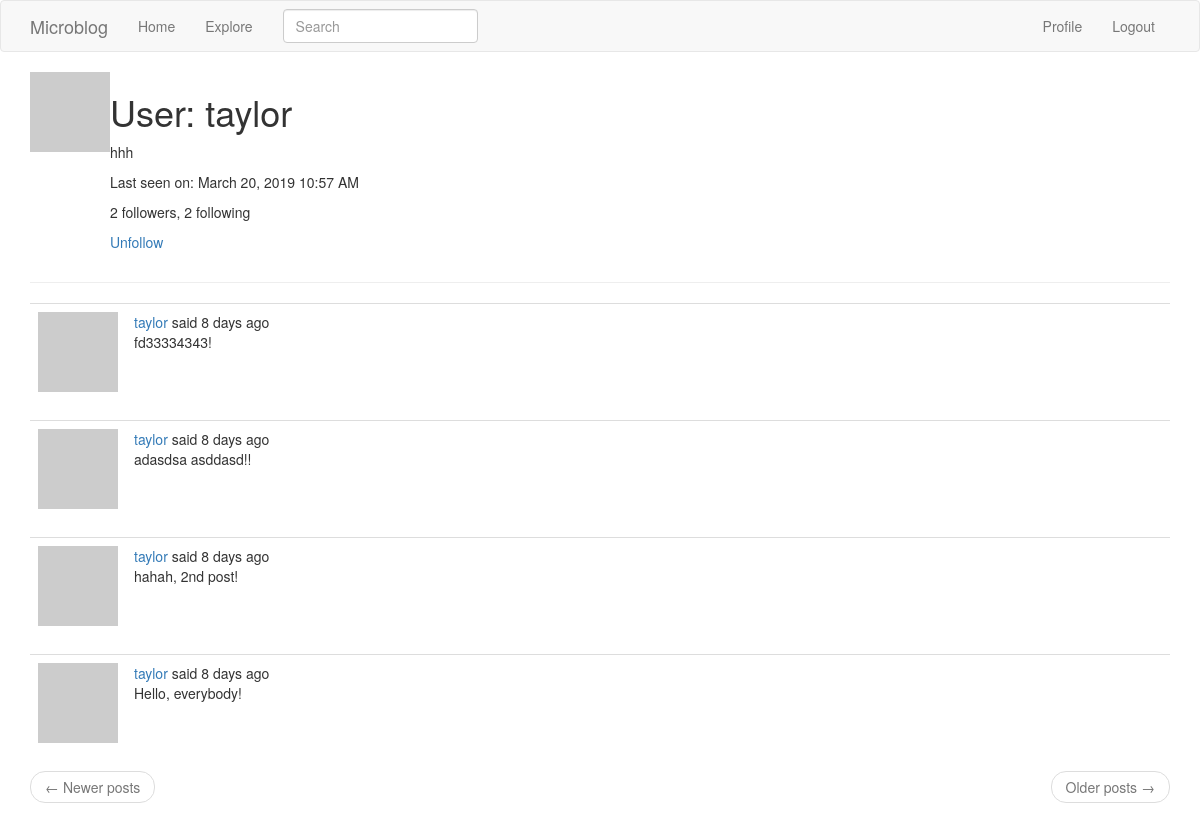
The app's page /user/taylor (signed in) with its own data.
### app/models.py (models this page shows, shortened)
class User(UserMixin, db.Model):
    id = db.Column(db.Integer, primary_key=True)
    username = db.Column(db.String(64), index=True, unique=True)
    email = db.Column(db.String(120), index=True, unique=True)
    password_hash = db.Column(db.String(128))
    posts = db.relationship('Post', backref='author', lazy='dynamic')
    about_me = db.Column(db.String(140))
    last_seen = db.Column(db.DateTime, default=datetime.utcnow)
    followed = db.relationship(
        'User', secondary=followers,
        primaryjoin=(followers.c.follower_id == id),
        secondaryjoin=(followers.c.followed_id == id),
        backref=db.backref('followers', lazy='dynamic'), lazy='dynamic')
    def avatar(self, size):
        digest = md5(self.email.lower().encode('utf-8')).hexdigest()
        return 'https://www.gravatar.com/avatar/{}?d=identicon&s={}'.format(
            digest, size)
    def is_following(self, user):
        return self.followed.filter(
            followers.c.followed_id == user.id
        ).count() > 0

class SearchableMixin(object):
    @classmethod
    def before_commit(cls, session):
        session._changes = {
            'add': [obj for obj in session.new if isinstance(obj, cls)],
            'update': [obj for obj in session.dirty if isinstance(obj, cls)],
            'delete': [obj for obj in session.deleted if isinstance(obj, cls)]
        }
    @classmethod
    def after_commit(cls, session):
        for obj in session._changes['add']:
            add_to_index(cls.__tablename__, obj)
        for obj in session._changes['update']:
            add_to_index(cls.__tablename__, obj)
        for obj in session._changes['delete']:
            remove_from_index(cls.__tablename__, obj)
        session._changes = None

class Post(SearchableMixin, db.Model):
    __searchable__ = ['body']
    id = db.Column(db.Integer, primary_key=True)
    body = db.Column(db.String(140))
    timestamp = db.Column(db.DateTime, index=True, default=datetime.utcnow)
    user_id = db.Column(db.Integer, db.ForeignKey('user.id'))

### app/main/routes.py (the view)
@bp.route('/user/<username>')
@login_required
def user(username):
    user = User.query.filter_by(username=username).first_or_404()
    page = request.args.get('page', 1, type=int)
    posts = user.posts.order_by(Post.timestamp.desc()).paginate(
        page, current_app.config['POSTS_PER_PAGE'], False)
    next_url = url_for('main.user', username=user.username, page=posts.next_num) \
        if posts.has_next else None
    prev_url = url_for('main.user', username=user.username, page=posts.prev_num) \
        if posts.has_prev else None
    return render_template('user.html', user=user, posts=posts.items,
                           next_url=next_url, prev_url=prev_url)

### app/main/forms.py
class SearchForm(FlaskForm):
    q = StringField(_l('Search'), validators=[DataRequired()])
    def __init__(self, *args, **kwargs):
        if 'formdata' not in kwargs:
            kwargs['formdata'] = request.args
        if 'csrf_enabled' not in kwargs:
            kwargs['csrf_enabled'] = False
        super(SearchForm, self).__init__(*args, **kwargs)

### app/main/routes.py (called while the page is built)
@bp.before_request
def before_request():
    if current_user.is_authenticated:
        current_user.last_seen = datetime.utcnow()
        db.session.commit()
        g.search_form = SearchForm()
    g.locale = str(get_locale())

### app/models.py (called while the page is built)
@login.user_loader
def load_user(id):
    return User.query.get(int(id))

### app/templates/user.html
{% extends "base.html" %}
{% block app_content %}
    <table>
        <tr valign="top">
            <td><img src="{{ user.avatar(128) }}"></td>
            <td>
                <h1>User: {{ user.username }}</h1>
                {% if user.about_me %}<p>{{ user.about_me }}</p>{% endif %}
                {% if user.last_seen %}
                    <p>{{ _('Last seen on') }}: {{ moment(user.last_seen).format('LLL') }}</p>
                    <p>{{ _('%(count)d followers', count=user.followers.count()) }}, {{ _('%(count)d following', count=user.followed.count()) }}</p>
                {% endif %}
                {% if user == current_user %}
                <p><a href="{{ url_for('main.edit_profile') }}">Edit your profile</a></p>
                {% elif not current_user.is_following(user) %}
                <p><a href="{{ url_for('main.follow', username=user.username) }}">Follow</a></p>
                {% else %}
                <p><a href="{{ url_for('main.unfollow', username=user.username) }}">Unfollow</a></p>
                {% endif %}
            </td>
        </tr>
    </table>
    <hr>
    {% for post in posts %}
        {% include '_post.html' %}
    {% endfor %}
    <nav aria-label="...">
        <ul class="pager">
            <li class="previous{% if not prev_url %} disabled{% endif %}">
                <a href="{{ prev_url or '#' }}">
                    <span aria-hidden="true">&larr;</span> Newer posts
                </a>
            </li>
            <li class="next{% if not next_url %} disabled{% endif %}">
                <a href="{{ next_url or '#' }}">
                    Older posts <span aria-hidden="true">&rarr;</span>
                </a>
            </li>
        </ul>
    </nav>
{% endblock %}

### app/templates/_post.html (shortened to what this page needs)
 <table class="table table-hover">
    <tr>
        <td width="70px">
            <a href="{{ url_for('main.user', username=post.author.username) }}">
                <img src="{{ post.author.avatar(70) }}" />
            </a>
        </td>
        <td>
            {{ _('%(username)s said %(when)s',
                username=user_link, when=moment(post.timestamp).fromNow()) }}
            <br>
            <span id="post{{ post.id }}">{{ post.body }}</span>
        </td>
    </tr>
</table>

### records on screen
User: username "taylor", about_me "hhh", last_seen "March 20, 2019 10:57 AM"
Post: body "fd33334343!"
Post: body "adasdsa asddasd!!"
Post: body "hahah, 2nd post!"
Post: body "Hello, everybody!"
